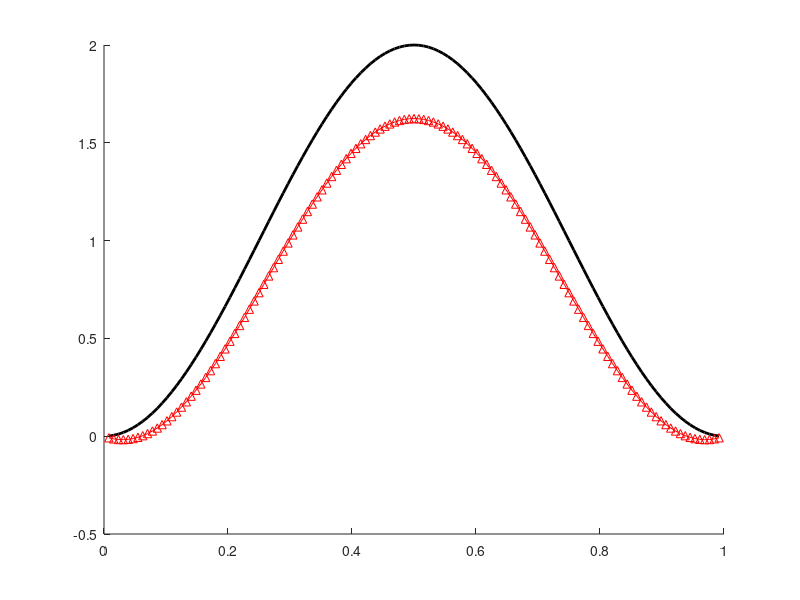

Reproduce this figure in MATLAB. (Note: this script raises an error after producing the figure.)
N = 127; h = 1/(N+1); t = h:h:1-h;
A = 1./h.^2*(diag(2*ones(N,1))-diag(ones(N-1,1),1) - diag(ones(N-1,1),-1));
g = -4*pi^2*cos(2*pi*t)'; 
utrue = 1-cos(2*pi*t)';

%plot(t,utrue,'k-','LineWidth',2); 
hold on;

%put your code here

%% Jacobi method
M = diag(diag(A)); x1 = zeros(127,1);
n = 5000;

for k = 1:n
    x1 = x1 + M\(g-A*x1);
end

%% GS method
M = tril(A); x2 = zeros(127,1);
n = 5000;

for k = 1:n
    x2 = x2 + M\(g-A*x2);
end

%% SOR method
D = diag(diag(A));
L = -tril(A,-1);
U = -triu(A,1);
omega = 1.952093233850047;
a = (D-omega*L);
%M = tril(A)+ (1/1.952093233850047)*D; 
% with this M the curve somehow is equally worse as Jacobi Method, I am
% screwing up some calculations of M,  I tried multiple versions but
% nothing worked so I changed the code to do construction of A  from
% scratch with L, D and U
x3 = zeros(127,1);

n = 5000;

for k = 1:n
    %x3 = x3 + M\(g-A*x3);
    x3 = a\(((1-omega)*D + omega*U)*x3) + omega*(a\g); 
end

plot(t,utrue,'k-','LineWidth',2)
plot(t,x1,'^-r')
plot(t,x2,'V-b')
plot(t,x3,'s-g')
legend('True curve','Jacobi Method curve','GS Method curve','SOR Method curve')

hold off;